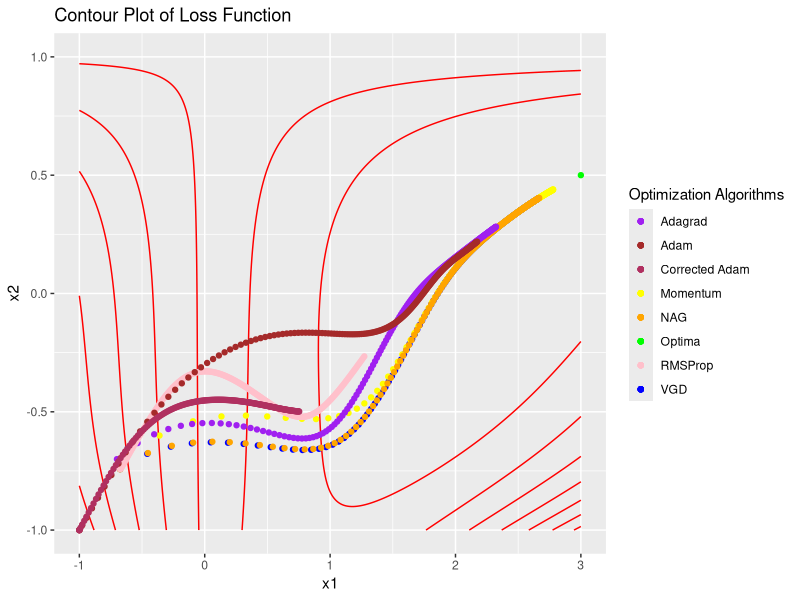

Reproduce this figure in R.
library(ggplot2)
##################
# HYPERPARAMETERS
##################
xx.star = matrix(c(3,0.5)) #true weights 
x1_lower <- -1
x1_upper <- 3
x2_lower <- -1
x2_upper <- 1
num_iters <- 200 #number of iterations
alpha <- 0.01 #learning rate
xx_initial <- c(-1,-1)
#windows()

##################
# BEALE FUNCTION
##################
beale <- function(xx){
  # INPUT:
  # xx = c(x1, x2)
  x1 <- xx[1]
  x2 <- xx[2]	
  term1 <- (1.5 - x1 + x1*x2)^2
  term2 <- (2.25 - x1 + x1*x2^2)^2
  term3 <- (2.625 - x1 + x1*x2^3)^2
  y <- term1 + term2 + term3
  return(y)
}
beale_grad <- function(x){
    x1 <- x[1]
    x2 <- x[2]
    df1 <- 2 * (1.5 - x1 + x1 * x2) * (-1 + x2) + 2 * (2.25 - x1 + x1 * x2^2) * (-1 + x2^2) + 2 * (2.625 - x1 + x1 * x2^3) * (-1 + x2^3)
    df2 <- 2 * (1.5 - x1 + x1 * x2) * x1 + 2 * (2.25 - x1 + x1 * x2^2) * 2 * x1 * x2 + 2 * (2.625 - x1 + x1 * x2^3) * 3 * x1 * x2^2
    return(c(df1, df2))
}
####################
# PLOTTING FUNCTIONS
####################
convert_to_df <- function(xx_history, x1_lower, x1_upper, x2_lower,x2_upper) {
    xx_history_df <- data.frame(x1 = sapply(xx_history, `[`, 1),
                                x2 = sapply(xx_history, `[`, 2))
    xx_history_df$beale <- apply(xx_history_df, 1, function(b) {
        beale(b)
    })

    return (xx_history_df)
}
contour_plotting <- function(xx_history, x1_lower, x1_upper, x2_lower, x2_upper,algo_name="Optimized") {
    xx_history_df <- data.frame(x1 = sapply(xx_history, `[`, 1),
                                x2 = sapply(xx_history, `[`, 2))
    xx_history_df$beale <- apply(xx_history_df, 1, function(b) {
        beale(b)
    })  
    xx_grid <- expand.grid(x1 = seq(x1_lower, x1_upper, length.out = 500),
                            x2 = seq(x2_lower, x2_upper, length.out = 500))
    xx_grid$beale <- apply(xx_grid, 1, function(b) {
        beale(b)
    })

    xx.star_df <- data.frame(x1 = xx.star[1], x2 = xx.star[2])
    xx.star_df$beale <- apply(xx.star_df, 1, function(b) {
        beale(b)
    })

    windows()
    ggplot(xx_grid, aes(x1, x2, z = beale)) +
        geom_contour(color = "red",bins=100) +
        geom_point(data = xx_history_df,aes(x = x1, y = x2, color = algo_name), show.legend = TRUE) +
        geom_point(data=xx.star_df,aes(x = x1, y = x2,color="Optima"),show.legend = TRUE)+
        labs(x = expression(x1),
            y = expression(x2),
            title = "Contour Plot of Beale Function") +
        scale_x_continuous(limits = c(x1_lower, x1_upper)) +
        scale_y_continuous(limits = c(x2_lower, x2_upper)) +
        scale_color_manual(values = setNames(c("blue", "green"), c(algo_name, "Optima")))
        #theme_classic()
}
any2_contour_plotting <- function(xx_history1,xx_history2, x1_lower, x1_upper, x2_lower, x2_upper,name1="Method 1", name2 = "Method 2") {
    df1 <- convert_to_df(xx_history1,x1_lower,x1_upper,x2_lower,x2_upper)
    df2 <- convert_to_df(xx_history2,x1_lower,x1_upper,x2_lower,x2_upper) 
    xx_grid <- expand.grid(x1 = seq(x1_lower, x1_upper, length.out = 500),
                            x2 = seq(x2_lower, x2_upper, length.out = 500))
    xx_grid$beale <- apply(xx_grid, 1, function(b) {
        beale(b)
    })

    xx.star_df <- data.frame(x1 = xx.star[1], x2 = xx.star[2])
    xx.star_df$beale <- apply(xx.star_df, 1, function(b) {
        beale(b)
    })

    windows()
    ggplot(xx_grid, aes(x1, x2, z = beale)) +
        geom_contour(color = "red",bins=100) +
        geom_point(data = df1,aes(x = x1, y = x2, color = name1), show.legend = TRUE) +
        geom_point(data = df2,aes(x = x1, y = x2, color = name2), show.legend = TRUE) +
        geom_point(data=xx.star_df,aes(x = x1, y = x2,color="Optima"),show.legend = TRUE)+
        labs(x = expression(x1),
            y = expression(x2),
            title = "Contour Plot of Beale Function",
            color = "Legend") +
        scale_x_continuous(limits = c(x1_lower, x1_upper)) +
        scale_y_continuous(limits = c(x2_lower, x2_upper)) +
        scale_color_manual(values = setNames(c("red","blue","green"), c(name1, name2, "Optima")))
        #theme_classic()
}


##########################
# VANILLA GRADIENT DESCENT
##########################
vgd <- function(xx,num_iters,alpha){
    xx_history <- list(num_iters)
    xx_history[[1]] <- xx
    start <- Sys.time()
    for(i in 2:num_iters){
        gradient <- beale_grad(xx)
        xx <- xx - alpha *gradient
        xx_history[[i]] <- xx
    }
    end <- Sys.time()
    return(list(xx = xx,xx_history = xx_history, time = end-start))
}
vgd_output <- vgd(xx_initial,num_iters,alpha)
#contour_plotting(vgd_output$xx_history,x1_lower, x1_upper, x2_lower, x2_upper)

##################
# MOMENTUM
##################
momentum_gd <- function(xx, num_iters, alpha,gamma){
    xx_history <- list(num_iters)
    xx_history[[1]] <- xx
    start <- Sys.time()
    prev_upd <- 0
    for(i in 2:num_iters){
        gradient <- beale_grad(xx)
        prev_upd <- alpha*gradient + gamma*prev_upd
        xx <- xx - prev_upd
        xx_history[[i]] <- xx
    }
    end <- Sys.time()
    return(list(xx = xx,xx_history = xx_history, time = end-start))
}
gamma <- 0.3
momentum_output <- momentum_gd(xx_initial,num_iters,alpha,gamma)
#contour_plotting(momentum_output$xx_history,x1_lower, x1_upper, x2_lower, x2_upper)
#any2_contour_plotting(vgd_output$xx_history,momentum_output$xx_history,x1_lower,x1_upper,x2_lower,x2_upper,"Vanilla GD","Momentum GD")

##################
# NAG- NESTEROV ACCELERATED GRADIENT
##################
nag_gd <- function(xx, num_iters, alpha,gamma){
    xx_history <- list(num_iters)
    xx_history[[1]] <- xx
    start <- Sys.time()
    prev_upd <- 0
    for(i in 2:num_iters){
        gradient <- beale_grad(xx-gamma*prev_upd)
        prev_upd <- alpha*gradient + gamma*prev_upd
        xx <- xx - prev_upd
        xx_history[[i]] <- xx
    }
    end <- Sys.time()
    return(list(xx = xx,xx_history = xx_history, time = end-start))
}
gamma <- 0.02
nag_output <- nag_gd(xx_initial,num_iters,alpha,gamma)
#contour_plotting(nag_output$xx_history,x1_lower, x1_upper, x2_lower, x2_upper)

##################
# ADAGRAD
##################
adagrad <- function(xx, num_iters, alpha,epsilon) {
    xx_history <- list(num_iters)
    xx_history[[1]] <- xx
    G <- c(rep(0,length(xx)))
    start <- Sys.time()
    for(i in 2:num_iters){
        gradient <- beale_grad(xx)
        update <- c(rep(0,length(xx)))
        for(j in 1:length(gradient)){
            G[j] <- G[j] + (gradient[j])^2
            update[j] <- alpha*gradient[j]/sqrt(G[j]+epsilon)
        }
        xx <- xx - update
        xx_history[[i]] <- xx
    }
    end <- Sys.time()
    return(list(xx = xx,xx_history = xx_history, time = end-start))
}

alpha <- 0.3
epsilon <- 1
adagrad_output <- adagrad(xx_initial,num_iters,alpha,epsilon)
#contour_plotting(adagrad_output$xx_history,x1_lower, x1_upper, x2_lower, x2_upper,"Adagrad")

##################
# RMSPROP
##################
rmsprop <- function(xx, num_iters, alpha,epsilon) {
    xx_history <- list(num_iters)
    xx_history[[1]] <- xx
    G <- c(rep(0,length(xx)))
    start <- Sys.time()
    for(i in 2:num_iters){
        gradient <- beale_grad(xx)
        update <- c(rep(0,length(xx)))
        for(j in 1:length(gradient)){
            update[j] <- alpha*gradient[j]/sqrt(G[j]+epsilon)
            G[j] <- gamma*G[j] + (1-gamma)*(gradient[j])^2
        }
        xx <- xx - update
        xx_history[[i]] <- xx
    }
    end <- Sys.time()
    return(list(xx = xx,xx_history = xx_history, time = end-start))
}
alpha <- 0.01
epsilon <- 1
rmsprop_output <- rmsprop(xx_initial,num_iters,alpha,epsilon)
#contour_plotting(rmsprop_output$xx_history,x1_lower, x1_upper, x2_lower, x2_upper)

##################
# ADAM
##################
adam <- function(xx, num_iters, alpha,epsilon,beta1, beta2) {
    xx_history <- list(num_iters)
    xx_history[[1]] <- xx
    v <- c(rep(0,length(xx)))
    m <- c(rep(0,length(xx)))
    start <- Sys.time()
    for(i in 2:num_iters){
        gradient <- beale_grad(xx)
        update <- c(rep(0,length(xx)))
        for(j in 1:length(gradient)){
            update[j] <- alpha*m[j]/sqrt(v[j]+epsilon)
            v[j] <- beta2*v[j] + (1-beta2)*(gradient[j])^2
            m[j] <- beta1*m[j] + (1-beta1)*(gradient[j])
        }
        xx <- xx - update
        xx_history[[i]] <- xx
    }
    end <- Sys.time()
    return(list(xx = xx,xx_history = xx_history, time = end-start))
}
alpha <- 0.01
epsilon <- 1
beta1 <- 0.9
beta2 <- 0.999
adam_output <- adam(xx_initial,num_iters,alpha,epsilon,beta1,beta2)
#contour_plotting(adam_output$xx_history,x1_lower, x1_upper, x2_lower, x2_upper)

##################
# ADAM - BIAS CORRECTED
##################
corrected_adam <- function(xx, num_iters, alpha,epsilon,beta1, beta2) {
    xx_history <- list(num_iters)
    xx_history[[1]] <- xx
    v <- c(rep(0,length(xx)))
    m <- c(rep(0,length(xx)))
    start <- Sys.time()
    for(i in 2:num_iters){
        gradient <- beale_grad(xx)
        update <- c(rep(0,length(xx)))
        for(j in 1:length(gradient)){
            update[j] <- alpha*(m[j]/(1-beta1))/sqrt((v[j]/(1-beta2))+epsilon)
            v[j] <- beta2*v[j] + (1-beta2)*(gradient[j])^2
            m[j] <- beta1*m[j] + (1-beta1)*(gradient[j])
        }
        xx <- xx - update
        xx_history[[i]] <- xx
    }
    end <- Sys.time()
    return(list(xx = xx,xx_history = xx_history, time = end-start))
}

alpha <- 0.01
epsilon <- 1
beta1 <- 0.9
beta2 <- 0.999
corrected_adam_output <- corrected_adam(xx_initial,num_iters,alpha,epsilon,beta1,beta2)
#contour_plotting(corrected_adam_output$xx_history,x1_lower, x1_upper, x2_lower, x2_upper)

##################
# COMPILED RESULTS
##################
compiled_results <- data.frame(
    methods = c('Vanilla','Momentum','NAG','Adagrad','RMSprop','Adam','Corrected Adam'),
    time = c(vgd_output$time,momentum_output$time,nag_output$time,adagrad_output$time,rmsprop_output$time,adam_output$time,corrected_adam_output$time),
    function_value = c(beale(vgd_output$xx),beale(momentum_output$xx),beale(nag_output$xx),beale(adagrad_output$xx),beale(rmsprop_output$xx),beale(adam_output$xx),beale(corrected_adam_output$xx))
)
print(compiled_results)
print(paste("Function Value at minima: ",beale(xx.star)))

##################
# COMMON PLOT
##################
xx_grid <- expand.grid(x1 = seq(x1_lower, x1_upper, length.out = 500),
                        x2 = seq(x2_lower, x2_upper, length.out = 500))
xx_grid$beale <- apply(xx_grid, 1, function(b) {
    beale(b)
})
xx.star_df <- data.frame(x1 = xx.star[1], x2 = xx.star[2])
xx.star_df$beale <- apply(xx.star_df, 1, function(b) {
    beale(b)
})

vgd_df <- convert_to_df(vgd_output$xx_history, x1_lower, x1_upper, x2_lower, x2_upper)
momentum_df <- convert_to_df(momentum_output$xx_history, x1_lower, x1_upper, x2_lower, x2_upper)
nag_df <- convert_to_df(nag_output$xx_history, x1_lower, x1_upper, x2_lower, x2_upper)
adagrad_df <- convert_to_df(adagrad_output$xx_history, x1_lower, x1_upper, x2_lower, x2_upper)
rmsprop_df <- convert_to_df(rmsprop_output$xx_history, x1_lower, x1_upper, x2_lower, x2_upper)
adam_df <- convert_to_df(adam_output$xx_history, x1_lower, x1_upper, x2_lower, x2_upper)
corrected_adam_df <- convert_to_df(corrected_adam_output$xx_history, x1_lower, x1_upper, x2_lower, x2_upper)

color_maps = c(
    "VGD" = "blue", 
    "Momentum" = "yellow",
    "NAG" = "orange",
    "Adagrad" = "purple",
    "RMSProp" = "pink",
    "Adam" = "brown",
    "Corrected Adam" = "maroon",
    "Optima" = "green"
)
windows()
ggplot(xx_grid, aes(x1, x2, z = beale)) +
    geom_contour(color = "red") +
    geom_point(data = vgd_df,aes(x = x1, y = x2, color="VGD"), show.legend = TRUE) +
    geom_point(data = momentum_df,aes(x = x1, y = x2, color="Momentum"), show.legend = TRUE) +
    geom_point(data = nag_df,aes(x = x1, y = x2, color="NAG"), show.legend = TRUE) +
    geom_point(data = adagrad_df,aes(x = x1, y = x2, color="Adagrad"), show.legend = TRUE) +
    geom_point(data = rmsprop_df,aes(x = x1, y = x2, color="RMSProp"), show.legend = TRUE) +
    geom_point(data = adam_df,aes(x = x1, y = x2, color="Adam"), show.legend = TRUE) +
    geom_point(data = corrected_adam_df,aes(x = x1, y = x2, color="Corrected Adam"), show.legend = TRUE) +
    geom_point(data=xx.star_df,aes(x = x1, y = x2, color="Optima"), show.legend = TRUE)+
    labs(x = expression(x1),
        y = expression(x2),
        title = "Contour Plot of Loss Function",
        color = "Optimization Algorithms") +
    scale_x_continuous(limits = c(x1_lower, x1_upper)) +
    scale_y_continuous(limits = c(x2_lower, x2_upper)) +
    scale_color_manual(values = color_maps)
    #theme_classic()
